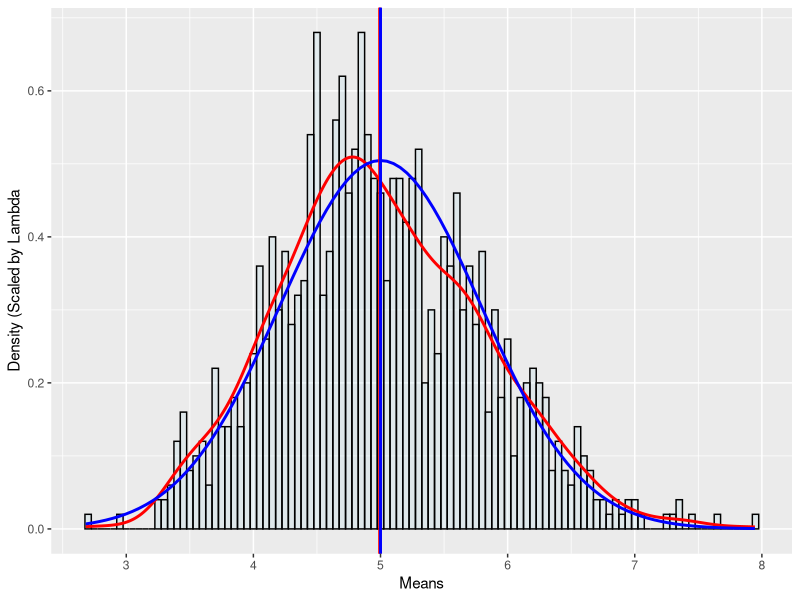

Write the R code that produced this figure.
# ----------------------
# REPORT CONFIGURATION
# ----------------------
library(ggplot2)        # LOAD LIBRARY
set.seed(2016-05-06)    # SET REPRODUCIBLE SEED

# ----------------------
# ASSIGNMENT PARAMETERS:
# - WHAT DO WE KNOW?
# ----------------------

# 1. Exponential Distribution Formula;
#    - Returns a collection of size n, of random exponents based on rate lambda
getExpDist <- function(n, lambda) rexp(n,lambda)

# 2. Mean of Exponential Distribution
getExpDistMean <- function(lambda) 1/lambda

# 3. Standard Deviation of Exponential Distribution
getExpDistStdDev <- function(lambda) 1/lambda

# 4. Rate Parameter is Lambda
lambda <- 0.2

# 5. Number of Random Observations to obtaim, given this length
n <- 40

# 6. Number of Simulations to Run
nosim <- 1000

# 7. Calculated Exponential Distribution Mean
expDistMean <- getExpDistMean(lambda = lambda)

# 8. True Standard Deviation of Sample Population:
#    - NOTE: the standard deviation of sample is to be divided by the square root of your sample size.
expDistStdDev <- getExpDistStdDev(lambda = lambda) / sqrt(n)


# -------------------------------
# DEFINE HELPER FUNCTIONS
# ------------------------------
getStepScaleBreaks <- function(mean_mu, distance) {
  lowerBound <- mean_mu - distance
  upperBound <-mean_mu + distance
  output <- numeric(length = abs(upperBound) + abs(lowerBound))
  for(i in lowerBound:upperBound) 
    output[i] <- i
  output
}
# ----------------------
# SIMULATE THE DISTRIBUTION OF N EXPONENTIALS
# ----------------------

# Obtain baseline exponential distribution formula: 
singleSampleDist <- getExpDist(n, lambda)

singleSampleDistMean <- mean(singleSampleDist)

# Construct Simulation Functions:
getSimulationExpDistMatrixDataFrame <- function(n, lambda, nosim) {
  data.frame(
    x_axis = matrix(getExpDist(n=n * nosim,lambda=lambda), nosim))
}

getSimulationExpDistMeansDataFrame <- function(n, lambda, nosim) {
  output = NULL
  for (i in 1 : nosim) {
    output = c(output, mean(getExpDist(n=n,lambda=lambda)))
  }
  data.frame(x_axis = output)
}

simulationExpDistMeansDF <- getSimulationExpDistMeansDataFrame(n,lambda,nosim)

simulationExpDistMean <- mean(simulationExpDistMeansDF$x_axis)

head(simulationExpDistMeansDF)

scaleStepBreaks <- function(mean_mu,distance) ((mean_mu-distance):(mean_mu+distance))

ggplot(
  data = simulationExpDistMeansDF) +    # SET DATA STRUCTURE AS DATAFRAME OF MEANS
  aes(x = x_axis) +                     # SET X AXIS FROM DF FOR PLOTTING
  geom_histogram(                       # PLOT HISTOGRAM, NOTABLE SCALE IT BY LAMBDA, PREP FOR DENSITY
    binwidth=0.05, 
    aes(y=..density..), 
    alpha=lambda, 
    colour="black", 
    fill="light blue") +                
  labs(x="Means",                       # ADD LABELS
       y="Density (Scaled by Lambda") +
  scale_x_continuous(                   # SET X-AXIS SCALE TO SHOW CONTINUES NUMBERS
    breaks=scaleStepBreaks(expDistMean,4)) +
  geom_density(                         # OVERLAY THE DENSITY OF THE SAMPLE MEANS DENSITY CURVE (RED)
    colour="red", 
    size= 1) +
  stat_function(                        # OVERLAY THE DISTRIBUTED NORMAL DENSITY CURVE FOR COMPARISON (BLUE)
    fun = dnorm, 
    size = 1, 
    colour = "blue",
    args = list(mean = expDistMean, 
                sd = expDistStdDev)) +
  geom_vline(                           # OVERLAY LOCATION OF SAMPLE MEAN LINE (RED)
    xintercept = simulationExpDistMean, 
    size=1, 
    colour="red",
    show.legend = TRUE) + 
  geom_vline(
    xintercept = expDistMean,   # OVERLAY LOCATION OF THEORETICAL MEAN LINE (BLUE)
    size=1, 
    colour="blue",
    show.legend = TRUE) +
  scale_colour_manual("", 
    breaks = c("red", "blue"),
    values = c( "red"="red", "red"="blue")) 


